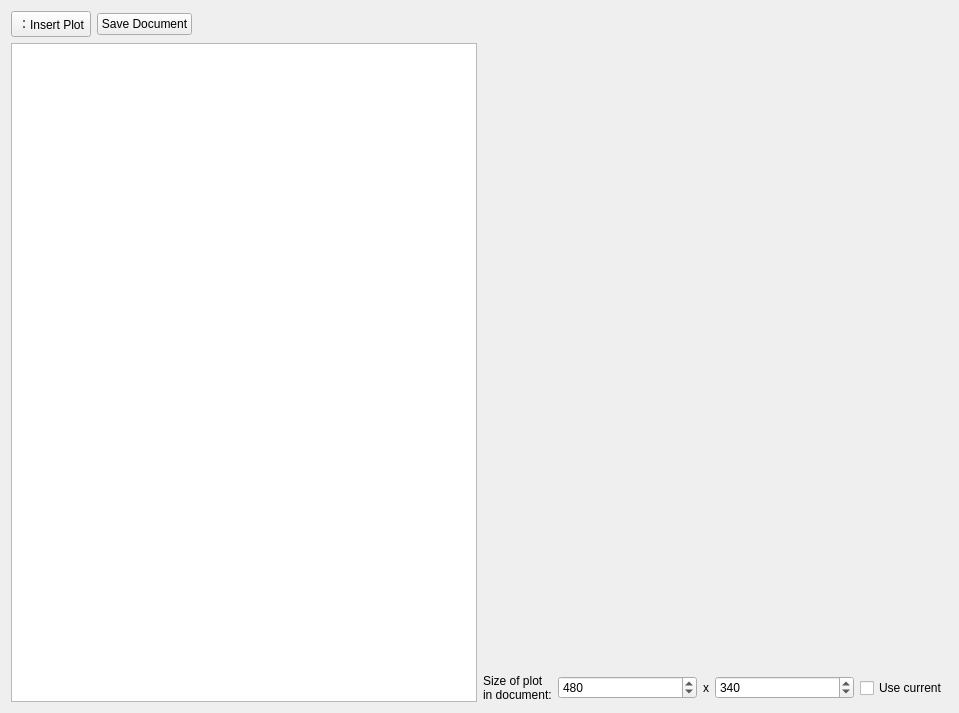
<?xml version="1.0" encoding="UTF-8"?>
<ui version="4.0">
 <class>TextDocumentIntegration</class>
 <widget class="QWidget" name="TextDocumentIntegration">
  <property name="geometry">
   <rect>
    <x>0</x>
    <y>0</y>
    <width>959</width>
    <height>713</height>
   </rect>
  </property>
  <property name="windowTitle">
   <string>QCustomPlot Document Insertion Demo</string>
  </property>
  <layout class="QGridLayout" name="gridLayout_3">
   <item row="0" column="0">
    <layout class="QGridLayout" name="gridLayout_2">
     <item row="0" column="0">
      <widget class="QPushButton" name="actionInsert_Plot">
       <property name="text">
        <string>：Insert Plot</string>
       </property>
      </widget>
     </item>
     <item row="0" column="1">
      <widget class="QPushButton" name="actionSave_Document">
       <property name="text">
        <string>Save Document</string>
       </property>
      </widget>
     </item>
     <item row="0" column="2">
      <spacer name="horizontalSpacer">
       <property name="orientation">
        <enum>Qt::Orientation::Horizontal</enum>
       </property>
       <property name="sizeHint" stdset="0">
        <size>
         <width>636</width>
         <height>20</height>
        </size>
       </property>
      </spacer>
     </item>
     <item row="1" column="0" colspan="3">
      <layout class="QGridLayout" name="gridLayout">
       <item row="0" column="0">
        <widget class="QTextEdit" name="textEdit">
         <property name="minimumSize">
          <size>
           <width>400</width>
           <height>0</height>
          </size>
         </property>
        </widget>
       </item>
       <item row="0" column="1">
        <layout class="QVBoxLayout" name="verticalLayout">
         <item>
          <widget class="QCustomPlot" name="plot" native="true">
           <property name="sizePolicy">
            <sizepolicy hsizetype="Preferred" vsizetype="MinimumExpanding">
             <horstretch>0</horstretch>
             <verstretch>0</verstretch>
            </sizepolicy>
           </property>
          </widget>
         </item>
         <item>
          <layout class="QHBoxLayout" name="horizontalLayout">
           <item>
            <widget class="QLabel" name="label">
             <property name="text">
              <string>&lt;html&gt;&lt;head/&gt;&lt;body&gt;&lt;p&gt;Size of plot&lt;br/&gt;in document:&lt;/p&gt;&lt;/body&gt;&lt;/html&gt;</string>
             </property>
            </widget>
           </item>
           <item>
            <widget class="QSpinBox" name="sbWidth">
             <property name="sizePolicy">
              <sizepolicy hsizetype="MinimumExpanding" vsizetype="Fixed">
               <horstretch>0</horstretch>
               <verstretch>0</verstretch>
              </sizepolicy>
             </property>
             <property name="minimum">
              <number>1</number>
             </property>
             <property name="maximum">
              <number>9999</number>
             </property>
             <property name="value">
              <number>480</number>
             </property>
            </widget>
           </item>
           <item>
            <widget class="QLabel" name="label_2">
             <property name="text">
              <string>x</string>
             </property>
            </widget>
           </item>
           <item>
            <widget class="QSpinBox" name="sbHeight">
             <property name="sizePolicy">
              <sizepolicy hsizetype="MinimumExpanding" vsizetype="Fixed">
               <horstretch>0</horstretch>
               <verstretch>0</verstretch>
              </sizepolicy>
             </property>
             <property name="minimum">
              <number>1</number>
             </property>
             <property name="maximum">
              <number>9999</number>
             </property>
             <property name="value">
              <number>340</number>
             </property>
            </widget>
           </item>
           <item>
            <widget class="QCheckBox" name="cbUseCurrentSize">
             <property name="text">
              <string>Use current</string>
             </property>
            </widget>
           </item>
          </layout>
         </item>
        </layout>
       </item>
      </layout>
     </item>
    </layout>
   </item>
  </layout>
 </widget>
 <layoutdefault spacing="6" margin="11"/>
 <customwidgets>
  <customwidget>
   <class>QCustomPlot</class>
   <extends>QWidget</extends>
   <header>QCustomPlot/qcustomplot.h</header>
   <container>1</container>
  </customwidget>
 </customwidgets>
 <resources/>
 <connections/>
</ui>
